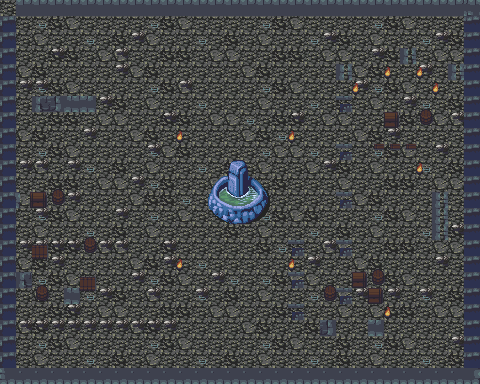

The image is a tile-based game level rendered from a .tmx file. Its description and source (layers, tilesets, objects; grid data summarised) follow:
An orthogonal 30x24 tile map with 16x16 px tiles, 7 tile layers (Floor Layer, Decals A, Decals B, Decals C, ...), 3 tilesets and 35 objects (fountain, market_burned_stall, market_abandoned_load, market_ash_crate_n, market_ash_barrel_n, ...).

<map version="1.10" tiledversion="1.10.2" orientation="orthogonal" renderorder="right-down" width="30" height="24" tilewidth="16" tileheight="16" infinite="0" nextlayerid="12" nextobjectid="37">
 <properties>
  <property name="nestA" value="Ash Market" />
  <property name="nestB" value="Ossuary" />
  <property name="nestC" value="Watch Yard" />
  <property name="nestWell" value="Plague Well" />
  <property name="playableH" type="int" value="352" />
  <property name="playableW" type="int" value="448" />
  <property name="playableX" type="int" value="16" />
  <property name="playableY" type="int" value="16" />
  <property name="sector" value="infested_courtyard" />
  <property name="tilesetNote" value="One cobble court; seal 3 district nests, then cleanse the locked Plague Well fountain." />
  <property name="wallThickness" type="int" value="16" />
 </properties>
 <tileset firstgid="1" source="dungeon_tiles.tsx" />
 <tileset firstgid="553" source="dungeon_tiles2.tsx" />
 <tileset firstgid="1577" source="victorian_cobbles.tsx" />
 <layer id="1" name="Floor Layer" width="30" height="24">
  <data>[720 cells, 720 non-empty, 28 distinct tile ids]</data>
 </layer>
 <layer id="5" name="Decals A" width="30" height="24">
  <data>[720 cells, 43 non-empty, 1 distinct tile ids]</data>
 </layer>
 <layer id="6" name="Decals B" width="30" height="24">
  <data>[720 cells, 62 non-empty, 9 distinct tile ids]</data>
 </layer>
 <layer id="7" name="Decals C" width="30" height="24">
  <data>[720 cells, 20 non-empty, 2 distinct tile ids]</data>
 </layer>
 <layer id="8" name="Props" width="30" height="24">
  <data>[720 cells, 60 non-empty, 15 distinct tile ids]</data>
 </layer>
 <layer id="10" name="Walls Layer" width="30" height="24">
  <data>[720 cells, 104 non-empty, 8 distinct tile ids]</data>
 </layer>
 <layer id="2" name="Fountain Layer" width="30" height="24">
  <data>[720 cells, 16 non-empty, 16 distinct tile ids]</data>
 </layer>
 <objectgroup id="3" name="Circle Colliders">
  <object id="1" name="fountain" x="208" y="176" width="64" height="48">
   <ellipse />
  </object>
 </objectgroup>
 <objectgroup id="4" name="Rectangle Colliders">
  <object id="2" name="market_burned_stall" x="34" y="99" width="60" height="11" />
  <object id="3" name="market_abandoned_load" x="34" y="195" width="28" height="11" />
  <object id="4" name="market_ash_crate_n" x="34" y="243" width="12" height="11" />
  <object id="5" name="market_ash_barrel_n" x="82" y="243" width="12" height="11" />
  <object id="6" name="market_ash_ruin_w" x="18" y="275" width="12" height="11" />
  <object id="7" name="market_ash_crate_e" x="82" y="275" width="12" height="11" />
  <object id="8" name="market_ash_heap_s" x="34" y="291" width="44" height="11" />
  <object id="9" name="watch_gate_post_w" x="338" y="67" width="12" height="11" />
  <object id="10" name="watch_gate_post_e" x="450" y="67" width="12" height="11" />
  <object id="11" name="watch_pyre_post" x="402" y="51" width="12" height="11" />
  <object id="12" name="watch_pyre_torch_w" x="386" y="67" width="12" height="11" />
  <object id="13" name="watch_pyre_torch_e" x="418" y="67" width="12" height="11" />
  <object id="14" name="watch_pyre_crate_w" x="386" y="115" width="12" height="11" />
  <object id="15" name="watch_pyre_crate_e" x="418" y="115" width="12" height="11" />
  <object id="16" name="watch_barricade_n" x="370" y="147" width="44" height="11" />
  <object id="17" name="watch_barricade_e" x="434" y="195" width="12" height="43" />
  <object id="18" name="watch_supply" x="354" y="275" width="28" height="11" />
  <object id="19" name="drain_barrel_w" x="322" y="291" width="12" height="11" />
  <object id="20" name="drain_crate_e" x="370" y="291" width="12" height="11" />
  <object id="21" name="drain_ruin_sw" x="322" y="323" width="12" height="11" />
  <object id="22" name="drain_ruin_se" x="370" y="323" width="12" height="11" />
 </objectgroup>
 <objectgroup id="9" name="Spawns">
  <object id="23" name="nest_a" x="48" y="256" width="32" height="32">
   <properties>
    <property name="cleanseRadius" type="int" value="36" />
    <property name="district" value="Ash Market" />
    <property name="nest" value="a" />
   </properties>
  </object>
  <object id="24" name="nest_b" x="336" y="288" width="32" height="32">
   <properties>
    <property name="cleanseRadius" type="int" value="36" />
    <property name="district" value="Ossuary" />
    <property name="nest" value="b" />
   </properties>
  </object>
  <object id="25" name="nest_c" x="400" y="80" width="32" height="32">
   <properties>
    <property name="cleanseRadius" type="int" value="40" />
    <property name="district" value="Watch Yard" />
    <property name="nest" value="c" />
   </properties>
  </object>
  <object id="26" name="nest_well" x="224" y="176" width="32" height="32">
   <properties>
    <property name="cleanseRadius" type="int" value="40" />
    <property name="district" value="Plague Well" />
    <property name="lockedUntilDistricts" type="bool" value="true" />
    <property name="nest" value="well" />
   </properties>
  </object>
  <object id="27" name="player_start" x="224" y="320" width="16" height="16" />
  <object id="28" name="spawn_chaser_a" x="48" y="208" width="16" height="16">
   <properties>
    <property name="nest" value="a" />
    <property name="type" value="chaser" />
   </properties>
  </object>
  <object id="29" name="spawn_fleer_a" x="112" y="304" width="16" height="16">
   <properties>
    <property name="nest" value="a" />
    <property name="type" value="fleer" />
   </properties>
  </object>
  <object id="30" name="spawn_keeper_a" x="80" y="240" width="16" height="16">
   <properties>
    <property name="nest" value="a" />
    <property name="type" value="keeper" />
   </properties>
  </object>
  <object id="31" name="spawn_keeper_b" x="288" y="256" width="16" height="16">
   <properties>
    <property name="nest" value="b" />
    <property name="type" value="keeper" />
   </properties>
  </object>
  <object id="32" name="spawn_chaser_b" x="384" y="304" width="16" height="16">
   <properties>
    <property name="nest" value="b" />
    <property name="type" value="chaser" />
   </properties>
  </object>
  <object id="33" name="spawn_fleer_b" x="320" y="320" width="16" height="16">
   <properties>
    <property name="nest" value="b" />
    <property name="type" value="fleer" />
   </properties>
  </object>
  <object id="34" name="spawn_ranger_c" x="352" y="96" width="16" height="16">
   <properties>
    <property name="nest" value="c" />
    <property name="type" value="ranger" />
   </properties>
  </object>
  <object id="35" name="spawn_chaser_c" x="416" y="128" width="16" height="16">
   <properties>
    <property name="nest" value="c" />
    <property name="type" value="chaser" />
   </properties>
  </object>
 </objectgroup>
</map>
